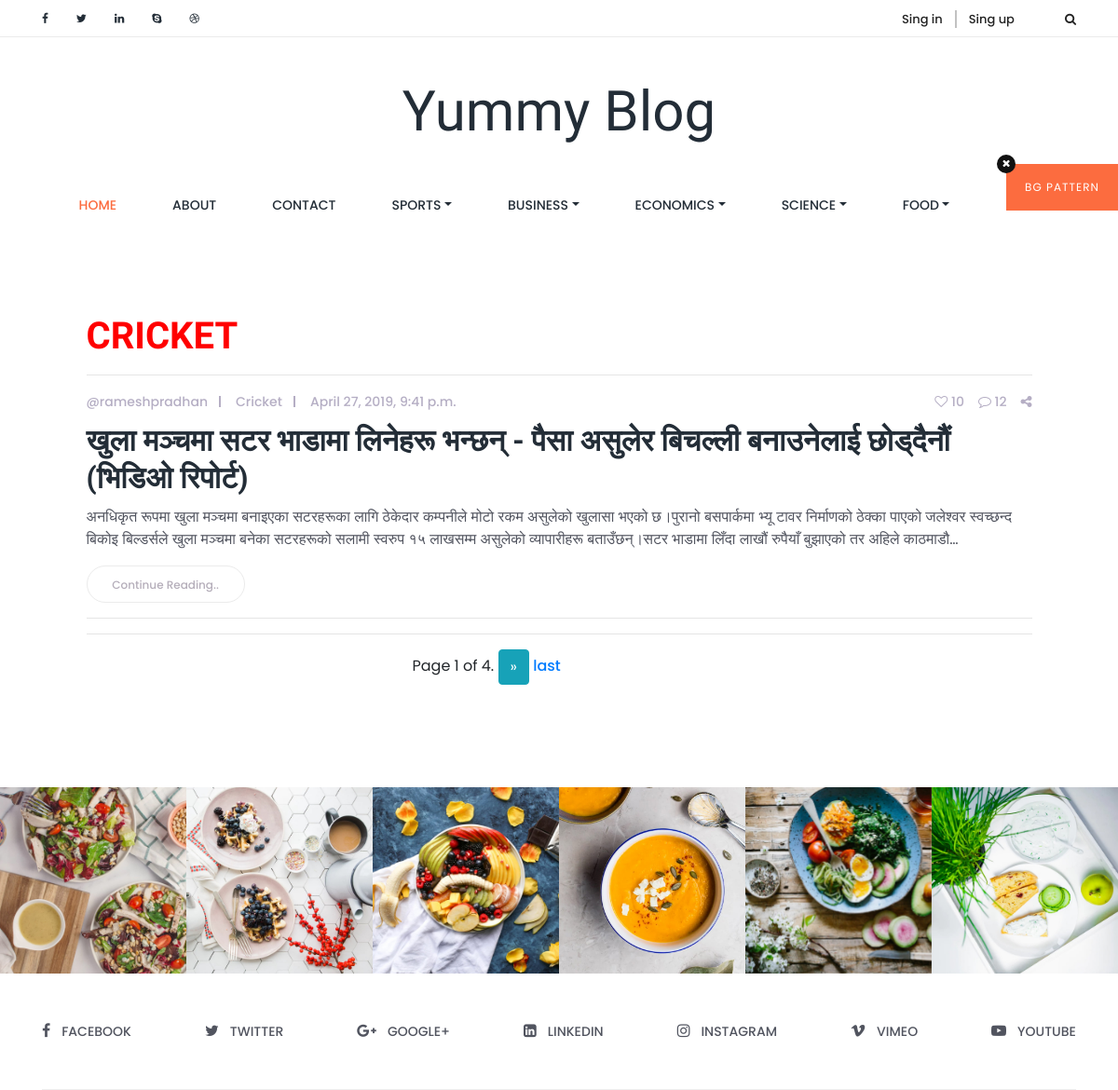
Page /posts/topic/1/ on the earlier database version.
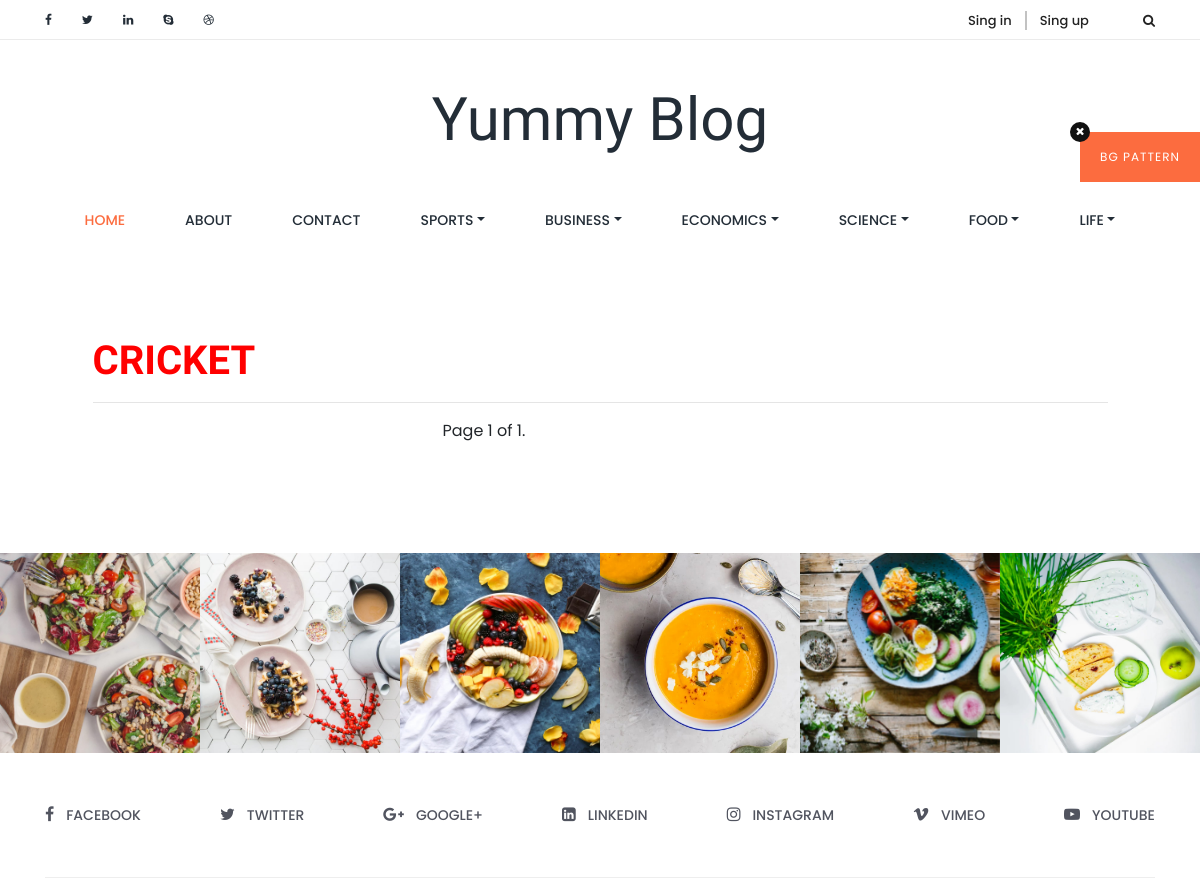
Same page on the later database version.
### newsapp/models.py (models this page shows, shortened)
class Category(models.Model):
    name = models.CharField(max_length=50, unique=True)
    class Meta:
        verbose_name = 'Category'
        verbose_name_plural = 'Categories'

class Post(models.Model):
    STATUS_CHOICES = (
        ('unpublished', 'Unpublished'),
        ('published', 'Published'),
    )
    title = models.CharField(max_length=255)
    tag = models.ManyToManyField(Tag)
    topic = models.ForeignKey(
        Topic, on_delete=models.CASCADE, related_name='posts')
    content = models.TextField()
    image = models.ImageField(upload_to='post_images/%Y/%m/%d', blank=True)
    created_at = models.DateTimeField(auto_now_add=True)
    updated_at = models.DateTimeField(auto_now=True)
    author = models.ForeignKey(
        User, on_delete=models.CASCADE, related_name='posts')
    update_by = models.ForeignKey(
        User, on_delete=models.CASCADE, related_name='+')
    status = models.CharField(
        max_length=10, choices=STATUS_CHOICES, default='unpublished')
    post_count = models.IntegerField(default=0)
    class Meta:
        ordering = ('-created_at',)

class Topic(models.Model):
    subject = models.CharField(max_length=255)
    category = models.ForeignKey(
        Category, on_delete=models.CASCADE, related_name='topics')
    starter = models.ForeignKey(
        User, on_delete=models.CASCADE, related_name='topics')
    def __str__(self):
        return self.subject

### newsapp/views.py (the view)
# urls.py: path('posts/topic/<int:pk>/', ClientPostTopic.as_view(), name='clientnewstopic'),
class ClientPostTopic(ListView):
    model = Post
    template_name = 'clienttemplates/clientnewstopic.html'
    paginate_by = 1
    def get_queryset(self):
        self.topic = get_object_or_404(Topic, pk=self.kwargs['pk'])
        return Post.objects.filter(topic=self.topic)
    def get_context_data(self, **kwargs):
        context = super(ClientPostTopic, self).get_context_data(**kwargs)
        context['topic'] = self.topic
        context['categories'] = Category.objects.all()
        return context

### templates/clienttemplates/clientnewstopic.html
{% extends 'clienttemplates/clientbase.html' %}
{% load static %}
{% block content %}
<section class="single_blog_area section_padding_80">
	<div class="container">
		<div class="row justify-content-center">
			<div class="col-12 col-lg-11">
				<div class="row no-gutters">
					<div class="col-12">
						<div class="single-post wow fadeInUp" data-wow-delay=".2s">
							<a href="{% url 'newsapp:clientnewstopic' topic.id %}">
								<h1 class="post-headline" style="color: red;">{{ topic | upper }}</h1>
								<hr>
							</a>
							{% for post in object_list %}
							<div class="post-content">
								<div class="post-meta d-flex">
									<div class="post-author-date-area d-flex">
										<div class="post-author">
											<a href="#">@{{post.author}}</a>
										</div>
										<div class="post-author">
											<a href="{% url 'newsapp:clientnewstopic' post.topic.pk %}">{{ post.topic }}</a>
										</div>
										<div class="post-date">
											<a href="#">{{ post.created_at }}</a>
										</div>
									</div>
									<div class="post-comment-share-area d-flex">
										<div class="post-favourite">
											<a href="#"><i class="fa fa-heart-o" aria-hidden="true"></i> 10</a>
										</div>
										<div class="post-comments">
											<a href="#"><i class="fa fa-comment-o" aria-hidden="true"></i> 12</a>
										</div>
										<div class="post-share">
											<a href="#"><i class="fa fa-share-alt" aria-hidden="true"></i></a>
										</div>
									</div>
								</div>
								<a href="{% url 'newsapp:clientnewsdetail' post.id %}">
									<h2 class="post-headline">{{ post.title }}</h2>
								</a>
								<p>{{ post.content | striptags | safe | truncatechars:300 }} </p>
								<a href="{% url 'newsapp:clientnewsdetail' post.id %}" class="read-more">Continue Reading..</a>
								<hr>
								<hr>
							</div>
							{% endfor %}
							{% include 'clienttemplates/widgets/pagination.html' %}
						</div>
					</div>
				</div>
			</div>
		</div>
	</div>
</section>
{% endblock %}

### templates/clienttemplates/clientheader.html (shortened to what this page needs)
<header class="header_area">
    <div class="container">
        <div class="row">
            <div class="col-12">
                <div class="logo_area text-center">
                    <a href="{% url 'newsapp:clienthome' %}" class="yummy-logo">Yummy Blog</a>
                </div>
            </div>
        </div>
        <div class="row">
            <div class="col-12">
                <nav class="navbar navbar-expand-lg">
                    <div class="collapse navbar-collapse justify-content-center" id="yummyfood-nav">
                        <ul class="navbar-nav" id="yummy-nav">
                            <li class="nav-item active">
                                <a class="nav-link" href="{% url 'newsapp:clienthome' %}">Home <span class="sr-only">(current)</span></a>
                            </li>
                            <li class="nav-item">
                                <a class="nav-link" href="#">About</a>
                            </li>
                            <li class="nav-item">
                                <a class="nav-link" href="contact.html">Contact</a>
                            </li>
                            {% for c in categories %}
                                <li class="nav-item">
                                    <a class="nav-link dropdown-toggle" href="#" id="{{ c.name }}" role="button" data-toggle="dropdown" aria-haspopup="true" aria-expanded="false">{{c.name}}</a>
                                </li>
                            {% endfor %}
                        </ul>
                    </div>
                </nav>
            </div>
        </div>
    </div>
</header>

Differences in the rows shown:
removed Post: author "rameshpradhan", topic "Cricket", created_at "April 27, 2019, 9:41 p.m.", title "खुला मञ्चमा सटर भाडामा लिनेहरू भन्छन् - पैसा असुलेर बिचल्ली बनाउनेलाई छोड्दैनौं (भिडिओ रिपोर्ट)", content "अनधिकृत रूपमा खुला मञ्चमा बनाइएका सटरहरूका लागि ठेकेदार कम्पनीले मोटो रकम असुलेको खुलासा भएको छ।पुरानो बसपार्कमा भ्यू टावर निर्माणको ठेक्का पाएको जलेश्वर स्वच्छन्द बिकोइ बिल्डर्सले खुला मञ्चमा बनेका सटरहरूको सलामी स्वरुप १५ लाखसम्म असुलेको व्यापारीहरू बताउँछन्।सटर भाडामा लिँदा लाखौं रुपैयाँ बुझाएको तर अहिले काठमाडौ…"
now on this page (row unchanged): Category: name "LIFE"
Other differences:
{{ page_obj.paginator.num_pages }}: "4" → "1"
text no longer shown: "» last"
